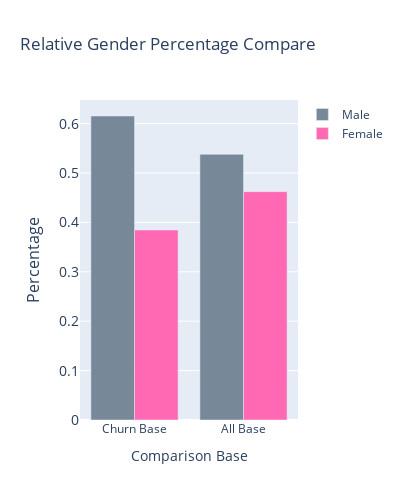

Notebook source saved alongside this figure:
### Code cell
# Another way to visualize the gender.

fig = go.Figure()

fig.add_trace(go.Bar(
    x=['Churn Base', 'All Base'],
    y=df_gender_perc_check.iloc[0].values[1:],
    marker_color='lightslategrey',
    name='Male',
))

fig.add_trace(go.Bar(
    x=['Churn Base', 'All Base'],
    y=df_gender_perc_check.iloc[1].values[1:],
    marker_color='hotpink',
    name='Female',
))

fig.update_layout(barmode='group',
                  width=400,
                  height=500,
                  title="Relative Gender Percentage Compare",
                  yaxis=dict(
                      title='Percentage',
                      titlefont_size=16,
                      tickfont_size=14),
                  xaxis=dict(
                      title="Comparison Base")
                  )

fig.show()

# Hypothesis: male are relatively more likely to churn than female. Metric: is_male

### Figure 1 — Plotly figure (JSON) as saved in the notebook; plotly's stock layout.template omitted (floating-point values rounded to 4 significant figures)
{"data": [{"marker": {"color": "lightslategrey"}, "name": "Male", "x": ["Churn Base", "All Base"], "y": [0.6154, 0.5378], "type": "bar"}, {"marker": {"color": "hotpink"}, "name": "Female", "x": ["Churn Base", "All Base"], "y": [0.3846, 0.4622], "type": "bar"}], "layout": {"yaxis": {"title": {"text": "Percentage", "font": {"size": 16}}, "tickfont": {"size": 14}}, "barmode": "group", "width": 400, "height": 500, "title": {"text": "Relative Gender Percentage Compare"}, "xaxis": {"title": {"text": "Comparison Base"}}}}
